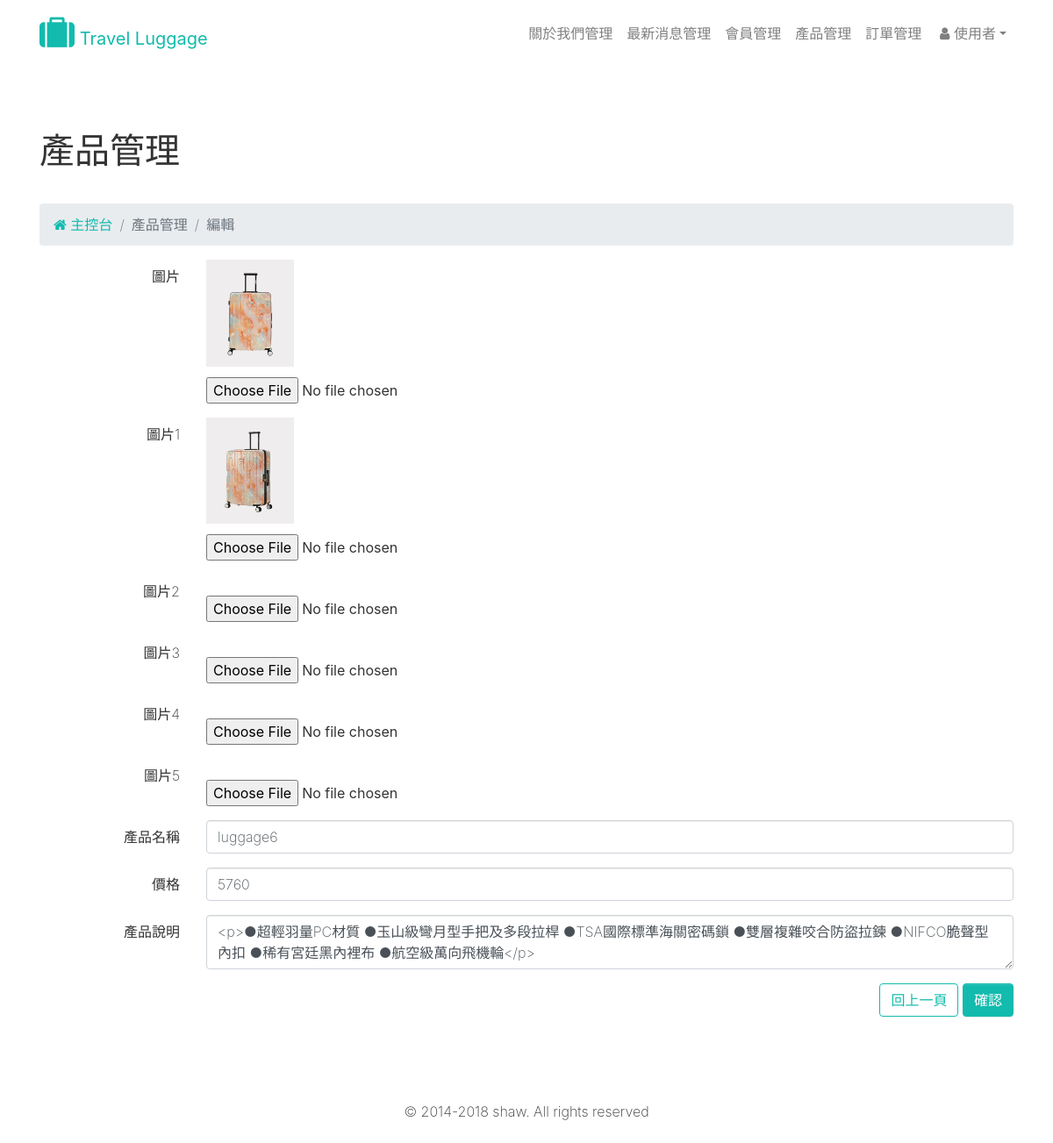
/backend/products/update.php?product_categoryID=11&productID=153 (signed in), run on the app's committed database.
### tables this page shows
CREATE TABLE `products` (
  `productID` int(11) NOT NULL,
  `product_categoryID` int(11) NOT NULL,
  `status` int(11) NOT NULL DEFAULT '0',
  `name` varchar(255) NOT NULL,
  `description` text NOT NULL,
  `picture` varchar(255) DEFAULT NULL,
  `picture1` varchar(255) DEFAULT NULL,
  `picture2` varchar(255) DEFAULT NULL,
  `picture3` varchar(255) DEFAULT NULL,
  `picture4` varchar(255) DEFAULT NULL,
  `picture5` varchar(255) DEFAULT NULL,
  `price` varchar(255) NOT NULL,
  `created_at` varchar(255) DEFAULT NULL,
  `updated_at` varchar(255) DEFAULT NULL
);

### backend/products/update.php (the view, shortened to what this page needs)
<?php
require_once('../../function/connection.php');
if(isset($_POST['EditForm']) && $_POST['EditForm'] == "UPDATE"){
  if(isset($_FILES['picture']['name'])&&$_FILES['picture']['name']!=null){
  $date=date('Ymdhis');
  $filename=$_FILES['picture']['name'];
  $name=explode('.',$filename);
  $newPath=$date.'.'.$name[1];
  $oldPath=$_FILES['picture']['tmp_name'];
  $file_path = "../../uploads/products/".$newPath;
  rename($oldPath,$file_path);
  }else{
    $newPath = $_POST['old_picture'];
  }
  if(isset($_FILES['picture1']['name'])&&$_FILES['picture1']['name']!=null){
    $date1=date('Ymdhis-1');
    $filename1=$_FILES['picture1']['name'];
    $name1=explode('.',$filename1);
    $newPath1=$date1.'.'.$name1[1];
    $oldPath1=$_FILES['picture1']['tmp_name'];
    $file_path1 = "../../uploads/products/".$newPath1;
    rename($oldPath1,$file_path1);
  }else{
    $newPath1 = $_POST['old_picture1'];
  }
  if(isset($_FILES['picture2']['name'])&&$_FILES['picture2']['name']!=null){
    $date2=date('Ymdhis-2');
    $filename2=$_FILES['picture2']['name'];
    $name2=explode('.',$filename2);
    $newPath2=$date2.'.'.$name2[1];
    $oldPath2=$_FILES['picture2']['tmp_name'];
    $file_path2 = "../../uploads/products/".$newPath2;
    rename($oldPath2,$file_path2);
  }else{
    $newPath2 = $_POST['old_picture2'];
  }
  if(isset($_FILES['picture3']['name'])&&$_FILES['picture3']['name']!=null){
    $date3=date('Ymdhis-3');
    $filename3=$_FILES['picture3']['name'];
    $name3=explode('.',$filename3);
    $newPath3=$date3.'.'.$name3[0];
    $oldPath3=$_FILES['picture3']['tmp_name'];
    $file_path3 = "../../uploads/products/".$newPath3;
    rename($oldPath3,$file_path3);
  }else{
    $newPath3 = $_POST['old_picture3'];
  }
  if(isset($_FILES['picture4']['name'])&&$_FILES['picture4']['name']!=null){
    $date4=date('Ymdhis-4');
    $filename4=$_FILES['picture4']['name'];
    $name4=explode('.',$filename4);
    $newPath4=$date4.'.'.$name4[1];
    $oldPath4=$_FILES['picture4']['tmp_name'];
    $file_path4 = "../../uploads/products/".$newPath4;
    rename($oldPath4,$file_path4);
  }else{
    $newPath4 = $_POST['old_picture4'];
  }
  if(isset($_FILES['picture5']['name'])&&$_FILES['picture5']['name']!=null){
    $date5=date('Ymdhis-5');
    $filename5=$_FILES['picture5']['name'];
    $name5=explode('.',$filename5);
    $newPath5=$date5.'.'.$name5[1];
    $oldPath5=$_FILES['picture5']['tmp_name'];
    $file_path5 = "../../uploads/products/".$newPath5;
    rename($oldPath5,$file_path5);
  }else{
    $newPath5 = $_POST['old_picture5'];
  }
  $sql= "UPDATE products SET picture=:picture, picture1=:picture1, picture2=:picture2, picture3=:picture3, picture4=:picture4, picture5=:picture5,  name=:name, price=:price, description=:description, updated_at=:updated_at WHERE productID=:productID";
  $sth = $db ->prepare($sql);
  $sth ->bindParam(":picture", $newPath, PDO::PARAM_STR);
  $sth ->bindParam(":picture1", $newPath1, PDO::PARAM_STR);
  $sth ->bindParam(":picture2", $newPath2, PDO::PARAM_STR);
  $sth ->bindParam(":picture3", $newPath3, PDO::PARAM_STR);
  $sth ->bindParam(":picture4", $newPath4, PDO::PARAM_STR);
  $sth ->bindParam(":picture5", $newPath5, PDO::PARAM_STR);
  $sth ->bindParam(":name", $_POST['name'], PDO::PARAM_STR);
  $sth ->bindParam(":price", $_POST['price'], PDO::PARAM_STR);
  $sth ->bindParam(":description", $_POST['description'], PDO::PARAM_STR);
  $sth ->bindParam(":updated_at", $_POST['updated_at'], PDO::PARAM_STR);
  $sth ->bindParam(":productID", $_POST['productID'], PDO::PARAM_INT);
  $sth ->execute();
  header('Location: list.php?product_categoryID='.$_POST['product_categoryID']);
}else{
  $query = $db->query("SELECT * FROM products WHERE productID=".$_GET['productID']);
  $one_news = $query->fetch(PDO::FETCH_ASSOC);
}
?>
<!DOCTYPE html>
<html>
<head>
  <?php include_once('../layouts/head.php'); ?>
</head>
<body>
<?php include_once('../layouts/nav.php'); ?>
  <div class="py-5">
    <div class="container">
      <div class="row">
        <div class="col-md-12">
          <h1 class="mb-4">產品管理</h1>
        </div>
      </div>
      <div class="row">
        <div class="col-md-12">
          <ul class="breadcrumb">
            <li class="breadcrumb-item"> <a href="#"><i class="fa fa-home"></i> 主控台</a> </li>
            <li class="breadcrumb-item active">產品管理</li>
            <li class="breadcrumb-item active">編輯</li>
          </ul>
        </div>
      </div>
      <div class="row">
        <div class="col-md-12 text-right">
          <form id="c_form-h" class="" method="post" action="update.php" enctype="multipart/form-data">
            <div class="form-group row"> <label for="picture" class="col-2 col-form-label">圖片</label>
              <div class="col-10 text-left">
              <img class="mb-2" src="../../uploads/news/<?php echo $one_news['picture']; ?>" width="100" alt="">
                <input type="file" class="form-control-file" id="picture" name="picture"> </div>
            </div>
            <div class="form-group row"> <label for="picture1" class="col-2 col-form-label">圖片1</label>
              <div class="col-10 text-left">
              <img class="mb-2" src="../../uploads/news/<?php echo $one_news['picture1']; ?>" width="100" alt="">
                <input type="file" class="form-control-file" id="picture1" name="picture1"> </div>
            </div>
            <div class="form-group row"> <label for="picture2" class="col-2 col-form-label">圖片2</label>
              <div class="col-10 text-left">
                <input type="file" class="form-control-file" id="picture2" name="picture2"> </div>
            </div>
            <div class="form-group row"> <label for="picture3" class="col-2 col-form-label">圖片3</label>
              <div class="col-10 text-left">
                <input type="file" class="form-control-file" id="picture3" name="picture3"> </div>
            </div>
            <div class="form-group row"> <label for="picture4" class="col-2 col-form-label">圖片4</label>
              <div class="col-10 text-left">
                <input type="file" class="form-control-file" id="picture4" name="picture4"> </div>
            </div>
            <div class="form-group row"> <label for="picture5" class="col-2 col-form-label">圖片5</label>
              <div class="col-10 text-left">
                <input type="file" class="form-control-file" id="picture5" name="picture5"> </div>
            </div>
            <div class="form-group row"> <label for="name" class="col-2 col-form-label">產品名稱</label>
              <div class="col-10">
                <input type="text" class="form-control" id="name" name="name" value="<?php echo $one_news['name']; ?>"> </div>
            </div>
            <div class="form-group row">
              <label for="price" class="col-2 col-form-label">價格</label>
              <div class="col-10">
                <input type="text" class="form-control" id="price" name="price" value="<?php echo $one_news['price']; ?>"> </div>
            </div>
            <div class="form-group row">
              <label for="description" class="col-2 col-form-label">產品說明</label>
              <div class="col-10">
                <textarea class="form-control" id="description" name="description"><?php echo $one_news['description']; ?></textarea> </div>
            </div>
            <a class="btn btn-outline-primary" href="list.php?product_categoryID=<?php echo $_GET['product_categoryID']; ?>">回上一頁</a>
            <button type="submit" class="btn btn-primary">確認</button>
          </form>
        </div>
      </div>
    </div>
  </div>
  <?php include_once('../layouts/footer.php'); ?>
</body>
</html>

### data on the page
products: picture (picture), picture1 (picture), name "luggage6", price "5760", description "<p>●超輕羽量PC材質 ●玉山級彎月型手把及多段拉桿 ●TSA國際標準海關密碼鎖 ●雙層複雜咬合防盜拉鍊 ●NIFCO脆聲型內扣 ●稀有宮廷黑內裡布 ●航空級萬向飛機輪</p>"
